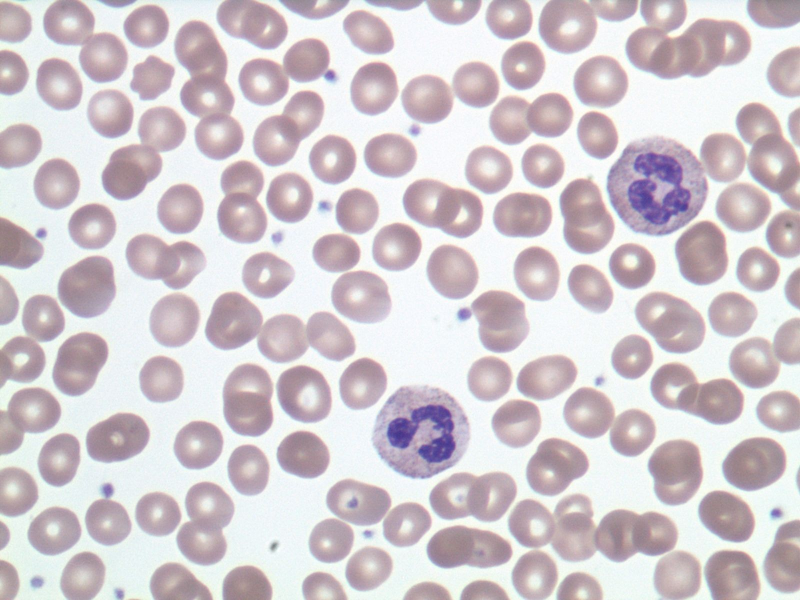
#> input picture opencv-assignment2/normal.jpg, 1600 x 1200 px (shown at 1/2 size)
$ python count.py   (Python 2 division)   (older library calls are emulated)
#> lines starting #> are read from the running program, lines starting #| are printed output that depends on the picture; after the words box and inside, x2 and y2 are one past the last pixel; in counts of white or black regions, pixels touching at a corner belong together
'''
Cell counting.

'''

import cv2
import cv2.cv
import numpy as np
import matplotlib.pyplot as plt
import math

def detect(img):
    '''
    Do the detection.
    '''
    #create a gray scale version of the image, with as type an unsigned 8bit integer
    img_g = np.zeros( (img.shape[0], img.shape[1]), dtype=np.uint8 )
    img_g[:,:] = img[:,:,0]

    #1. Do canny (determine the right parameters) on the gray scale image
    edges = cv2.Canny(img, 90, 140) #TODO!

    #Show the results of canny
    canny_result = np.copy(img_g)
    canny_result[edges.astype(np.bool)]=0
    cv2.imshow('img',canny_result)
    cv2.waitKey(0)

    #2. Do hough transform on the gray scale image - http://docs.opencv.org/3.0-beta/doc/py_tutorials/py_imgproc/py_houghcircles/py_houghcircles.html#hough-circles
    circles = cv2.HoughCircles(img_g, cv2.cv.CV_HOUGH_GRADIENT, dp=1, minDist=20, param1=105, param2=21, minRadius=20, maxRadius=80  ) #TODO!
    circles = circles[0,:,:]

    #Show hough transform result
    showCircles(img, circles)

    #return circles

    #3.a Get a feature vector (the average color) for each circle
    nbCircles = circles.shape[0]
    features = np.zeros( (nbCircles,3), dtype=np.int)
    for i in range(nbCircles):
        features[i,:] = getAverageColorInCircle( img , int(circles[i,0]), int(circles[i,1]), int(circles[i,2]) ) #TODO!

    #3.b Show the image with the features (just to provide some help with selecting the parameters)
    showCircles(img, circles, [ str(features[i,:]) for i in range(nbCircles)] )

    #return circles

    #3.c Remove circles based on the features
    selectedCircles = np.zeros( (nbCircles), np.bool)
    for i in range(nbCircles):
        if features[i, 0]> 170 and features[i,0] < 203\
                and features[i,1]> 170 and features[i,1 < 215\
                and features[i,2]> 170 and features[i,2] < 215]:    #TODO
            selectedCircles[i]=1
    circles = circles[selectedCircles]

    #Show final result
    showCircles(img, circles)
    return circles


def getAverageColorInCircle(img, cx, cy, radius):
    '''
    Get the average color of img inside the circle located at (cx,cy) with radius.
    '''
    maxy,maxx,channels = img.shape      #return rows, columns
    nbVoxels = 0
    C = np.zeros( (3) )

    #TODO!
    mask = np.zeros( (img.shape[0], img.shape[1]), dtype=np.uint8 )

    # Y - row, X - column
    for i in range(cy-radius, cy+radius):
        for j in range(cx-radius, cx+radius):
            if(i >= 0 and i < maxy and j >= 0 and j < maxx):
                mask[i][j] = 1

    A = cv2.mean(img, mask)     # calculates averages for every channel in mask
    C = A[:-1]

    return C


def showCircles(img, circles, text=None):
    '''
    Show circles on an image.
    @param img:     numpy array
    @param circles: numpy array
                    shape = (nb_circles, 3)
                    contains for each circle: center_x, center_y, radius
    @param text:    optional parameter, list of strings to be plotted in the circles
    '''
    #make a copy of img
    img = np.copy(img)
    #draw the circles
    nbCircles = circles.shape[0]
    for i in range(nbCircles):
        cv2.circle(img, (int(circles[i,0]), int(circles[i,1])), int(circles[i,2]), cv2.cv.CV_RGB(255, 0, 0), 2, 8, 0 )
    #draw text
    if text!=None:
        for i in range(nbCircles):
            cv2.putText(img, text[i], (int(circles[i,0]), int(circles[i,1])), cv2.FONT_HERSHEY_SIMPLEX, 0.5, cv2.cv.CV_RGB(0, 0,255) )
    #show the result
    cv2.imshow('img',img)
    cv2.waitKey(0)


if __name__ == '__main__':
    #read an image
    img = cv2.imread('normal.jpg')
#> img is the input picture: shape (1200, 1600, 3); mean B, G, R 206.6, 201.2, 210

    #print the dimension of the image
    print img.shape
#| (1200, 1600, 3)

    #show the image
    cv2.imshow('img',img)
    cv2.waitKey(0)

    #do detection
    circles = detect(img)
#> in detect, `img_g[:,:] = img[:,:,0]`:
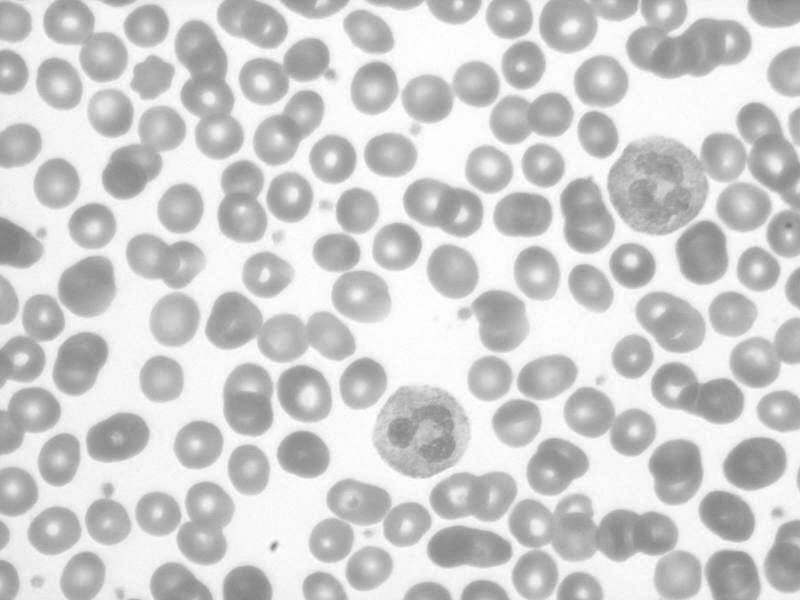
#> img_g: shape (1200, 1600) (shown at 1/2 size); min 119, max 255, mean 206.6
#> in detect, `edges = cv2.Canny(img, 90, 140)`:
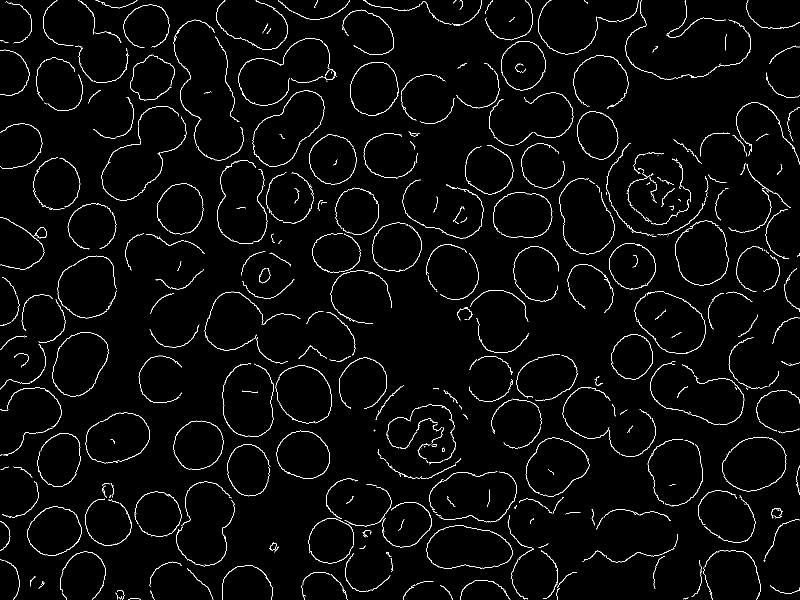
#> edges: shape (1200, 1600) (shown at 1/2 size); 2.5% white in thin lines or dots
#> in detect, `canny_result[edges.astype(np.bool)]=0`:
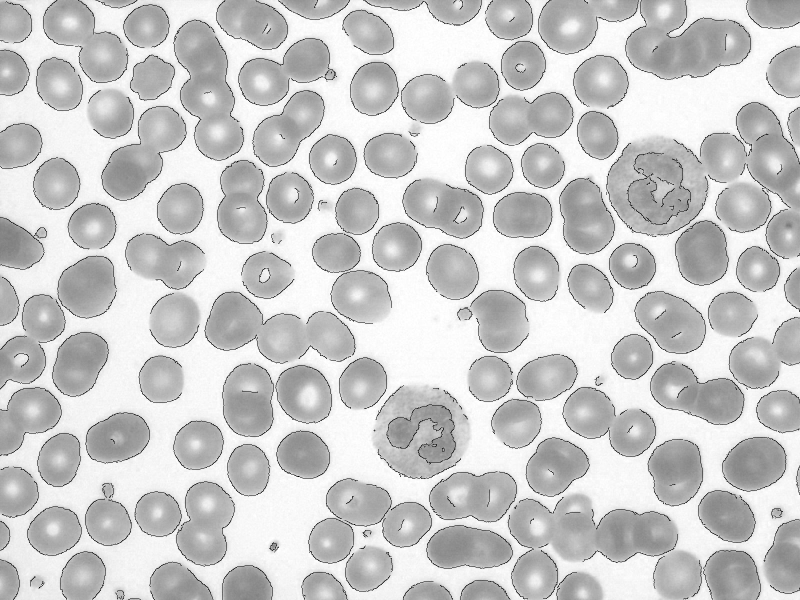
#> canny_result: shape (1200, 1600) (shown at 1/2 size); 2.46% of pixels changed, all inside (x1, y1, x2, y2) = (0, 0, 1600, 1200)
#> in detect, `circles = cv2.HoughCircles(img_g, cv2.cv.CV_HOUGH_GRADIENT, dp=1, minD..`: circles = 150 rows, first 8: [665.5, 317.5, 47.1], [976.5, 338.5, 49.1], [437.5, 270.5, 48.5], [184.5, 452.5, 47.1], [792.5, 493.5, 48.2], [1262.5, 532.5, 46.3], [173.5, 576.5, 58.1], [1102.5, 229.5, 44.1]
#> after the loop in showCircles, `for i in range(nbCircles):`:
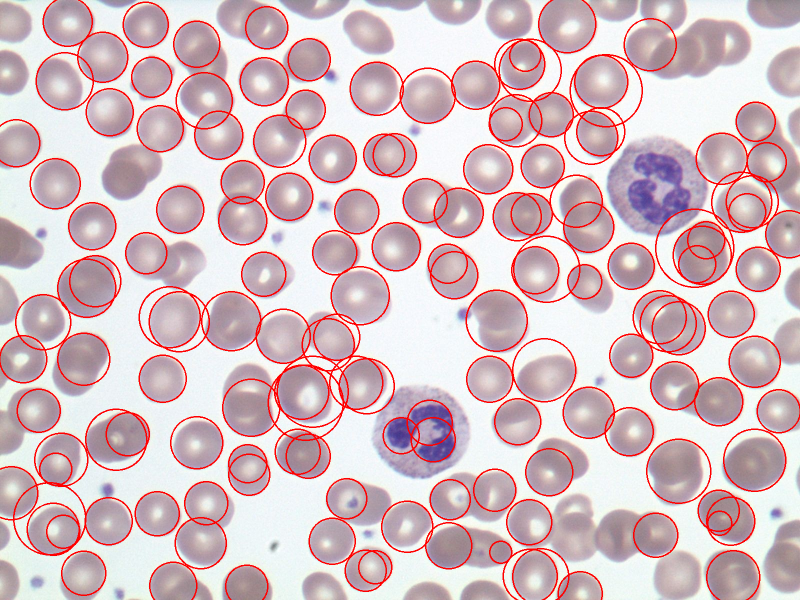
#> img: shape (1200, 1600, 3) (shown at 1/2 size); 6.74% of pixels changed, all inside (x1, y1, x2, y2) = (0, 0, 1600, 1200)
#> the loop in detect, `for i in range(nbCircles):` made 150 passes
#> after the loop in detect, `for i in range(nbCircles):`: features = 150 rows, first 8: [195, 186, 203], [206, 201, 216], [195, 186, 203], [194, 185, 199], [194, 186, 203], [187, 181, 197], [179, 168, 182], [185, 178, 200]
#> after the loop in showCircles (call 2), `for i in range(nbCircles):`:
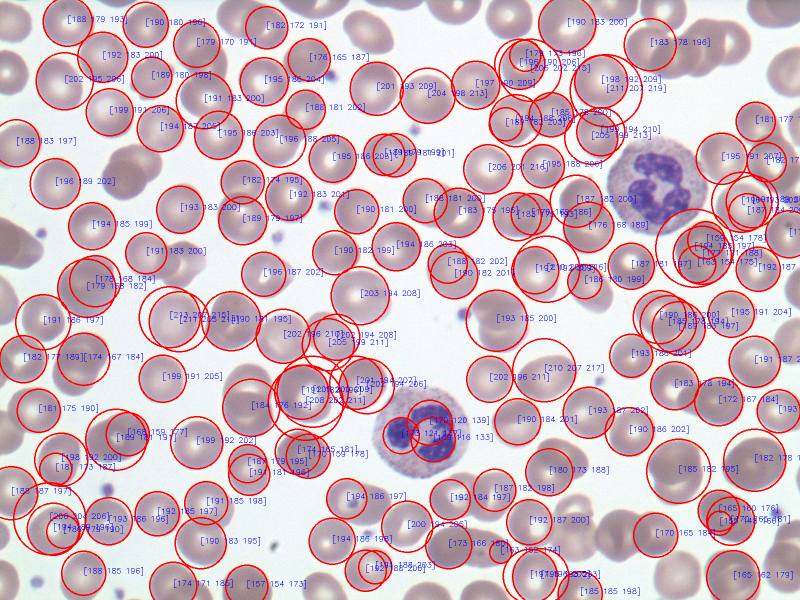
#> img: shape (1200, 1600, 3) (shown at 1/2 size); 1.94% of pixels changed, all inside (x1, y1, x2, y2) = (24, 31, 1600, 1192)
#> (the run stopped early here; a loop or call above may not have finished)
